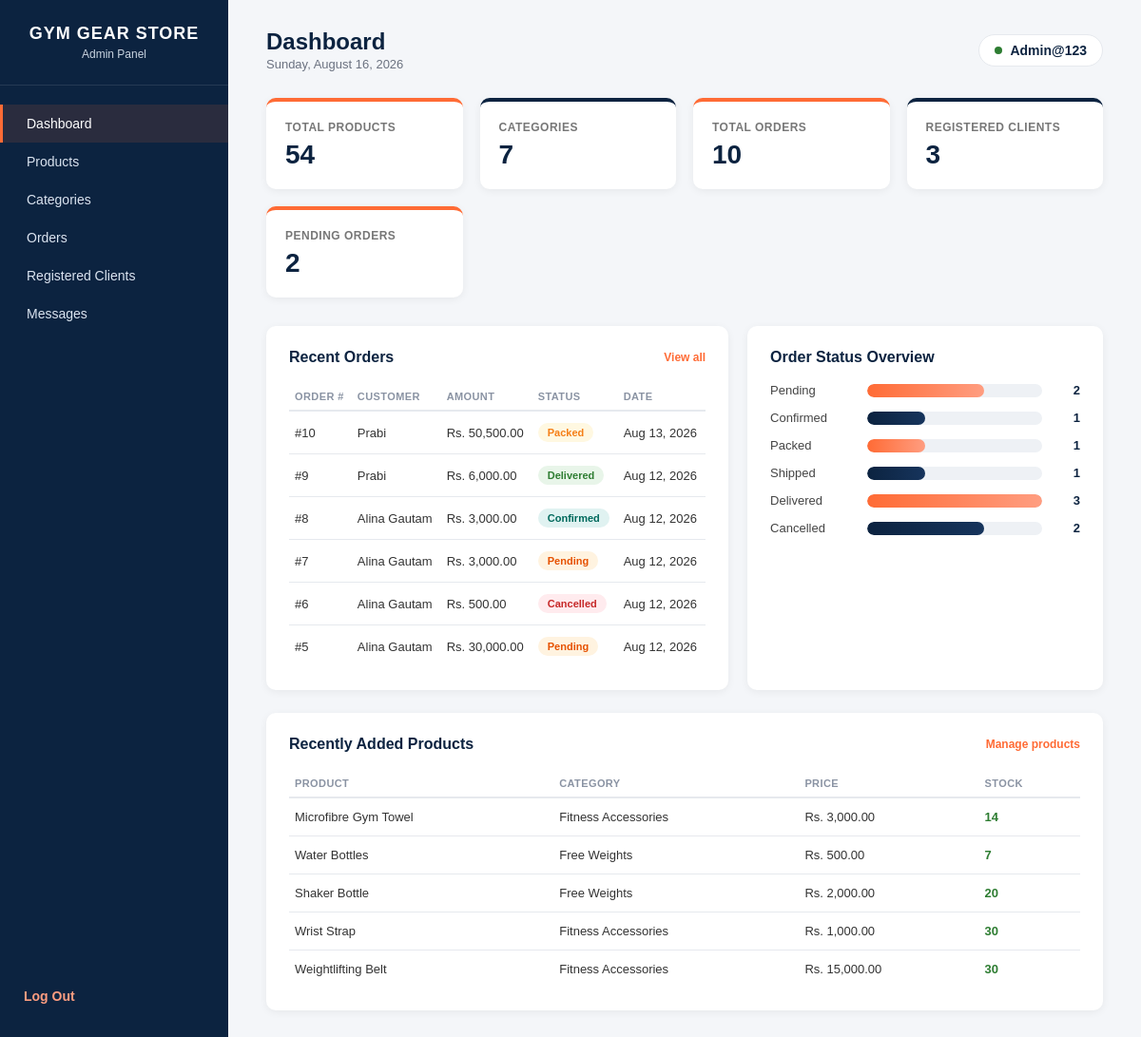
The page /Admin/admin_dashboard.php (signed in) on the database its author committed.
### tables this page shows
CREATE TABLE `orders` (
  `order_id` int NOT NULL AUTO_INCREMENT,
  `user_id` int NOT NULL,
  `order_date` datetime DEFAULT CURRENT_TIMESTAMP,
  `total_amount` decimal(10,2) NOT NULL,
  `payment_method` enum('Cash on Delivery') DEFAULT 'Cash on Delivery',
  `payment_status` enum('Pending','Paid') DEFAULT 'Pending',
  `order_status` enum('Pending','Confirmed','Packed','Shipped','Delivered','Cancelled') DEFAULT 'Pending',
  PRIMARY KEY (`order_id`),
  KEY `user_id` (`user_id`),
  CONSTRAINT `orders_ibfk_1` FOREIGN KEY (`user_id`) REFERENCES `users` (`user_id`)
);

CREATE TABLE `users` (
  `user_id` int NOT NULL AUTO_INCREMENT,
  `full_name` varchar(100) NOT NULL,
  `email` varchar(100) NOT NULL,
  `phone` varchar(15) DEFAULT NULL,
  `address` text NOT NULL,
  `username` varchar(50) NOT NULL,
  `password` varchar(255) NOT NULL,
  `created_at` timestamp NULL DEFAULT CURRENT_TIMESTAMP,
  PRIMARY KEY (`user_id`),
  UNIQUE KEY `email` (`email`),
  UNIQUE KEY `username` (`username`)
);

CREATE TABLE `products` (
  `product_id` int NOT NULL AUTO_INCREMENT,
  `category_id` int NOT NULL,
  `product_name` varchar(100) NOT NULL,
  `description` text,
  `price` decimal(10,2) NOT NULL,
  `stock` int NOT NULL DEFAULT '0',
  `status` enum('Available','Out of Stock') DEFAULT 'Available',
  `created_at` timestamp NULL DEFAULT CURRENT_TIMESTAMP,
  PRIMARY KEY (`product_id`),
  KEY `category_id` (`category_id`),
  CONSTRAINT `products_ibfk_1` FOREIGN KEY (`category_id`) REFERENCES `categories` (`category_id`)
);

CREATE TABLE `categories` (
  `category_id` int NOT NULL AUTO_INCREMENT,
  `category_name` varchar(100) NOT NULL,
  `description` text,
  PRIMARY KEY (`category_id`),
  UNIQUE KEY `category_name` (`category_name`)
);

### Admin/admin_dashboard.php (the view, shortened to what this page needs)
<?php
require '../db_connect.php';
function count_rows($pdo, $sql) {
    try {
        $stmt = $pdo->query($sql);
        return (int) $stmt->fetchColumn();
    } catch (PDOException $e) {
        return 0;
    }
}
$totalProducts   = count_rows($pdo, "SELECT COUNT(*) FROM products");
$totalCategories = count_rows($pdo, "SELECT COUNT(*) FROM categories");
$totalOrders     = count_rows($pdo, "SELECT COUNT(*) FROM orders");
$totalClients    = count_rows($pdo, "SELECT COUNT(*) FROM users");
$pendingOrders   = count_rows($pdo, "SELECT COUNT(*) FROM orders WHERE order_status = 'Pending'");
$statusCounts = [
    'Pending'   => 0,
    'Confirmed' => 0,
    'Packed'    => 0,
    'Shipped'   => 0,
    'Delivered' => 0,
    'Cancelled' => 0,
];
try {
    $statusStmt = $pdo->query("SELECT order_status, COUNT(*) AS cnt FROM orders GROUP BY order_status");
    foreach ($statusStmt->fetchAll(PDO::FETCH_ASSOC) as $row) {
        if (isset($statusCounts[$row['order_status']])) {
            $statusCounts[$row['order_status']] = (int) $row['cnt'];
        }
    }
} catch (PDOException $e) {
}
$statusMax = max(1, max($statusCounts));
$recentOrders = [];
try {
    $ordersStmt = $pdo->query("
        SELECT o.order_id, u.full_name, o.total_amount, o.order_status, o.order_date
        FROM orders o
        LEFT JOIN users u ON u.user_id = o.user_id
        ORDER BY o.order_date DESC
        LIMIT 6
    ");
    $recentOrders = $ordersStmt->fetchAll(PDO::FETCH_ASSOC);
} catch (PDOException $e) {
    $recentOrders = [];
}
$recentProducts = [];
try {
    $productsStmt = $pdo->query("
        SELECT p.product_id, p.product_name, p.price, p.stock, cat.category_name
        FROM products p
        LEFT JOIN categories cat ON cat.category_id = p.category_id
        ORDER BY p.product_id DESC
        LIMIT 5
    ");
    $recentProducts = $productsStmt->fetchAll(PDO::FETCH_ASSOC);
} catch (PDOException $e) {
    $recentProducts = [];
}
?>
<!DOCTYPE html>
<html lang="en">
<head>
</head>
<body>
<div class="sidebar">
    <div class="brand">
        <h2>GYM GEAR STORE</h2>
        <span>Admin Panel</span>
    </div>
    <nav>
        <ul>
            <li><a href="admin_dashboard.php" class="active">Dashboard</a></li>
            <li><a href="../Products/manage_products.php">Products</a></li>
            <li><a href="../Categories/manage_categories.php">Categories</a></li>
            <li><a href="manage_orders.php">Orders</a></li>
            <li><a href="manage_clients.php">Registered Clients</a></li>
            <li><a href="manage_messages.php">Messages</a></li>
        </ul>
    </nav>
    <div class="logout-link">
        <a href="logout.php">Log Out</a>
    </div>
</div>
<div class="main">
    <div class="topbar">
        <div>
            <h1>Dashboard</h1>
            <div class="date"><?= date('l, F j, Y') ?></div>
        </div>
        <div class="admin-chip">
            <span class="dot"></span>
            <?= htmlspecialchars($_SESSION['admin_name']) ?>
        </div>
    </div>
    <div class="stats-grid">
        <a href="../Products/manage_products.php" class="stat-card">
            <h3>Total Products</h3>
            <div class="value"><?= $totalProducts ?></div>
        </a>
        <a href="../Categories/manage_categories.php" class="stat-card alt">
            <h3>Categories</h3>
            <div class="value"><?= $totalCategories ?></div>
        </a>
        <a href="manage_orders.php" class="stat-card">
            <h3>Total Orders</h3>
            <div class="value"><?= $totalOrders ?></div>
        </a>
        <a href="manage_clients.php" class="stat-card alt">
            <h3>Registered Clients</h3>
            <div class="value"><?= $totalClients ?></div>
        </a>
        <a href="manage_orders.php" class="stat-card">
            <h3>Pending Orders</h3>
            <div class="value"><?= $pendingOrders ?></div>
        </a>
    </div>
    <div class="content-grid">
        <div class="panel">
            <div class="panel-header">
                <h2>Recent Orders</h2>
                <a href="manage_orders.php">View all</a>
            </div>
            <table>
                <thead>
                    <tr>
                        <th>Order #</th>
                        <th>Customer</th>
                        <th>Amount</th>
                        <th>Status</th>
                        <th>Date</th>
                    </tr>
                </thead>
                <tbody>
                    <?php if (empty($recentOrders)): ?>
                        <tr><td colspan="5" class="empty-row">No orders yet</td></tr>
                    <?php else: ?>
                        <?php foreach ($recentOrders as $o): ?>
                        <tr>
                            <td>#<?= htmlspecialchars($o['order_id']) ?></td>
                            <td><?= htmlspecialchars($o['full_name'] ?? 'Guest') ?></td>
                            <td>Rs. <?= number_format((float)$o['total_amount'], 2) ?></td>
                            <td><span class="badge <?= htmlspecialchars($o['order_status']) ?>"><?= htmlspecialchars($o['order_status']) ?></span></td>
                            <td><?= date('M j, Y', strtotime($o['order_date'])) ?></td>
                        </tr>
                        <?php endforeach; ?>
                    <?php endif; ?>
                </tbody>
            </table>
        </div>
        <div class="panel">
            <div class="panel-header">
                <h2>Order Status Overview</h2>
            </div>
            <?php $isNavy = false; foreach ($statusCounts as $label => $count): ?>
            <div class="status-row">
                <div class="status-label"><?= $label ?></div>
                <div class="status-track">
                    <div class="status-fill <?= $isNavy ? 'navy' : '' ?>" style="width: <?= ($count / $statusMax) * 100 ?>%;"></div>
                </div>
                <div class="status-count"><?= $count ?></div>
            </div>
            <?php $isNavy = !$isNavy; endforeach; ?>
        </div>
    </div>
    <div class="panel">
        <div class="panel-header">
            <h2>Recently Added Products</h2>
            <a href="../Products/manage_products.php">Manage products</a>
        </div>
        <table>
            <thead>
                <tr>
                    <th>Product</th>
                    <th>Category</th>
                    <th>Price</th>
                    <th>Stock</th>
                </tr>
            </thead>
            <tbody>
                <?php if (empty($recentProducts)): ?>
                    <tr><td colspan="4" class="empty-row">No products added yet</td></tr>
                <?php else: ?>
                    <?php foreach ($recentProducts as $p): ?>
                    <tr>
                        <td><?= htmlspecialchars($p['product_name']) ?></td>
                        <td><?= htmlspecialchars($p['category_name'] ?? 'Uncategorized') ?></td>
                        <td>Rs. <?= number_format((float)$p['price'], 2) ?></td>
                        <td class="<?= $p['stock'] <= 5 ? 'stock-low' : 'stock-ok' ?>"><?= (int)$p['stock'] ?></td>
                    </tr>
                    <?php endforeach; ?>
                <?php endif; ?>
            </tbody>
        </table>
    </div>
</div>
</body>
</html>

### rows shown on the page
orders: order_id "10", user.full_name "Prabi", total_amount "50,500.00", order_status "Packed", order_date "Aug 13, 2026"
orders: order_id "9", user.full_name "Prabi", total_amount "6,000.00", order_status "Delivered", order_date "Aug 12, 2026"
orders: order_id "8", user.full_name "Alina Gautam", total_amount "3,000.00", order_status "Confirmed", order_date "Aug 12, 2026"
orders: order_id "7", user.full_name "Alina Gautam", total_amount "3,000.00", order_status "Pending", order_date "Aug 12, 2026"
orders: order_id "6", user.full_name "Alina Gautam", total_amount "500.00", order_status "Cancelled", order_date "Aug 12, 2026"
orders: order_id "5", user.full_name "Alina Gautam", total_amount "30,000.00", order_status "Pending", order_date "Aug 12, 2026"
products: product_name "Microfibre Gym Towel", category.category_name "Fitness Accessories", price "3,000.00", stock "14"
products: product_name "Water Bottles", category.category_name "Free Weights", price "500.00", stock "7"
products: product_name "Shaker Bottle", category.category_name "Free Weights", price "2,000.00", stock "20"
products: product_name "Wrist Strap", category.category_name "Fitness Accessories", price "1,000.00", stock "30"
products: product_name "Weightlifting Belt", category.category_name "Fitness Accessories", price "15,000.00", stock "30"

### other values the page prints
$_SESSION['admin_name'] "Admin@123"
$totalProducts "54"
$totalCategories "7"
$totalOrders "10"
$totalClients "3"
$pendingOrders "2"
$label "Pending"
$count "2"
$label "Confirmed"
$count "1"
$label "Packed"
$label "Shipped"
$label "Delivered"
$count "3"
$label "Cancelled"
